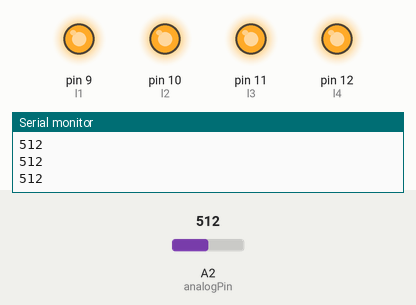
A sketch run on a simulated Arduino Uno, built with avr-gcc and run on an emulated ATmega328P. Shown: output pins drawn as LEDs (lit = HIGH), the last lines printed to the serial monitor. The test bench sets the inputs (shaded band); at power-on: A2 (analogPin) = 512.

Above: at 1.2 s.
1.3 s: A2 (analogPin) set to 349
2.8 s: A2 (analogPin) set to 322
At 3.3 s:
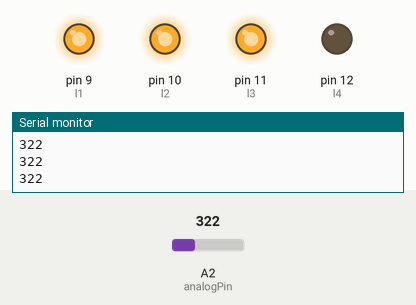
4.3 s: A2 (analogPin) set to 242
5.8 s: A2 (analogPin) set to 218
At 6.8 s:
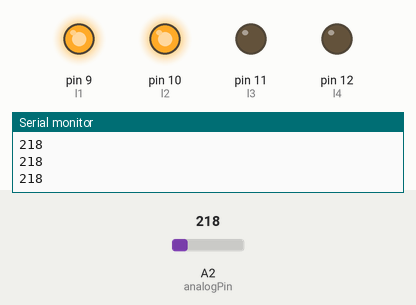
7.3 s: A2 (analogPin) set to 127
8.8 s: A2 (analogPin) set to 109
At 9.1 s:
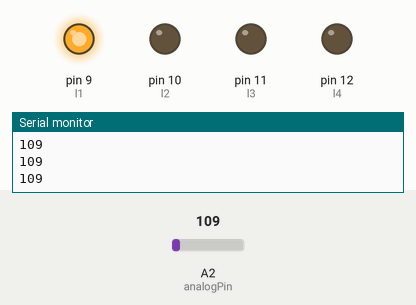
Timing chart, 0 to 11.3 s (numbered marks = the images above; inputs shaded):
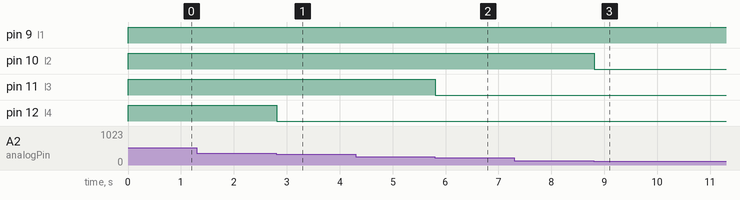

The sketch:

BarGraph.ino
```cpp
const int analogPin = A2;

int l1 = 9;
int l2 = 10;
int l3 = 11;
int l4 = 12;


void setup() {
  pinMode(analogPin, INPUT);
  pinMode(l1, OUTPUT);
  pinMode(l2, OUTPUT);
  pinMode(l3, OUTPUT);
  pinMode(l4, OUTPUT);

  Serial.begin(9600);

}

void loop() {
  int val = analogRead(analogPin);
  Serial.println(val);

  if (val < 10) {
    digitalWrite(l1, LOW);
    digitalWrite(l2, LOW);
    digitalWrite(l3, LOW);
    digitalWrite(l4, LOW);
  }
  if (val >= 10 && val <= 120) {
    digitalWrite(l1, HIGH);
    digitalWrite(l2, LOW);
    digitalWrite(l3, LOW);
    digitalWrite(l4, LOW);
  }
  if (val >= 121 && val <= 230) {
    digitalWrite(l1, HIGH);
    digitalWrite(l2, HIGH);
    digitalWrite(l3, LOW);
    digitalWrite(l4, LOW);
  }
  if (val >= 231 && val <= 340) {
    digitalWrite(l1, HIGH);
    digitalWrite(l2, HIGH);
    digitalWrite(l3, HIGH);
    digitalWrite(l4, LOW);
  }
  if (val >= 341) {
    digitalWrite(l1, HIGH);
    digitalWrite(l2, HIGH);
    digitalWrite(l3, HIGH);
    digitalWrite(l4, HIGH);
  }

}
```

Measured:
- the behaviour switches between 341 and 340 on A2 (analogPin) (found by bisection; images 0 and 1)
- the behaviour switches between 231 and 230 on A2 (analogPin) (found by bisection; images 1 and 2)
- the behaviour switches between 121 and 120 on A2 (analogPin) (found by bisection; images 2 and 3)
- after the input at 2.8 s, pin 12 (l4): HIGH → LOW at once
- after the input at 5.8 s, pin 11 (l3): HIGH → LOW at once
- after the input at 8.8 s, pin 10 (l2): HIGH → LOW at once
